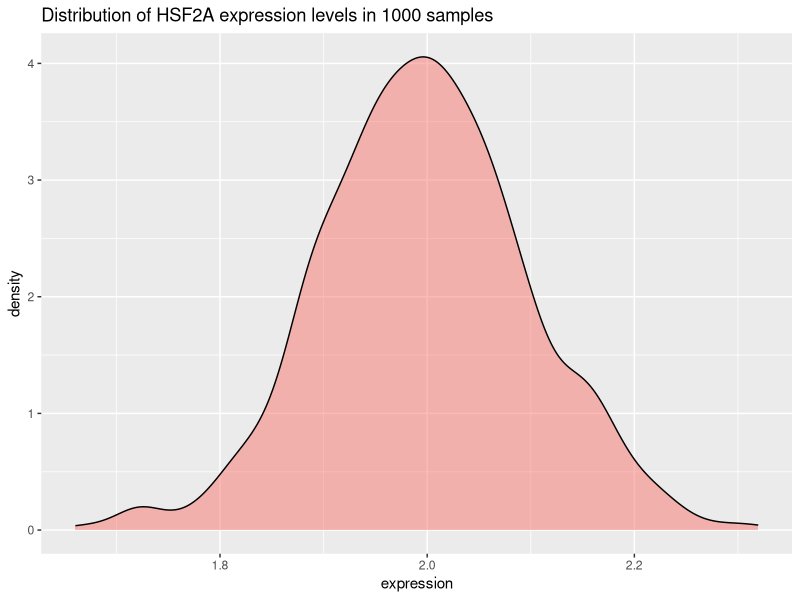
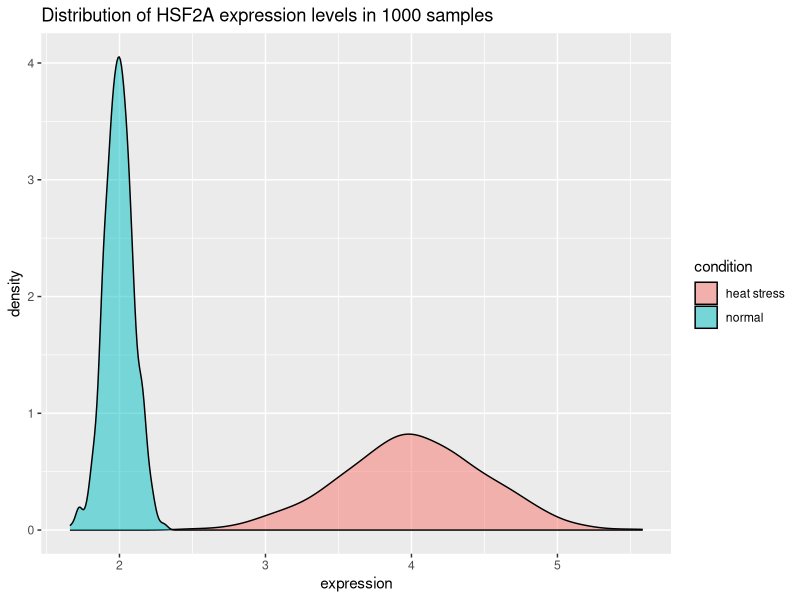
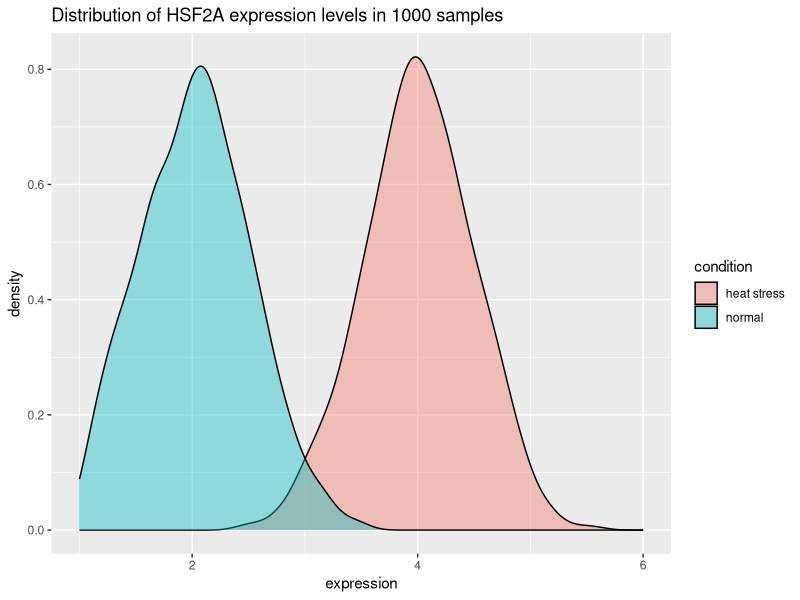

The R source for these figures, in order:
## ---- chunk 1
library(tidyverse)
library(ggplot2)
set.seed(1234) # to have the same graph everytime you run this code

xp_normal_conditions <- tibble(
  expression = rnorm(# randomly sample numbers from a normal distribution
    n = 1000, # number of drawings
    mean = 2, # mean of the normal distribution
    sd = 0.1), # standard deviation of the normal distribution
  condition = "normal"# used later on for data frame row binding with heat stress
  )

head(xp_normal_conditions)
## ---- chunk 2
p2 <- ggplot(xp_normal_conditions, aes(x = expression, fill = condition)) +
  ggtitle("Distribution of HSF2A expression levels in 1000 samples") +
  theme(legend.position = "none") +
  geom_density(color = "black", alpha = 0.5) 
p2
## ---- chunk 3
xp_heat_stress <- tibble(expression = rnorm(n = 1000, mean = 4, sd = 0.5),condition = "heat stress")

xp = bind_rows(xp_normal_conditions, xp_heat_stress) # get a peek with head(xp) and tail(xp)

head(xp,3)
tail(xp,3)

p3 <- ggplot(xp, aes(x = expression, fill = condition)) +
  ggtitle("Distribution of HSF2A expression levels in 1000 samples") +
  geom_density(color = "black", alpha = 0.5) 
p3
## ---- chunk 4
tt <- t.test(x = xp_normal_conditions$expression, 
       y = xp_heat_stress$expression, 
       alternative = "two.sided" ,      
       var.equal = FALSE,             # important as the variance do not seem equal
       conf.level = 0.95)             # corresponds to alpha = 0.05 

tt
## ---- chunk 5
# increasing the spread of the normal conditions to sd = 0.5
xp_normal_conditions_more_spread <- tibble(expression = rnorm(n = 1000, mean = 2, sd = 0.5),condition = "normal")


xp2 = bind_rows(xp_normal_conditions_more_spread, xp_heat_stress) # heat stress values are kept unchanged

p4 <- ggplot(xp2, aes(x = expression, fill = condition)) +
  ggtitle("Distribution of HSF2A expression levels in 1000 samples") +
  geom_density(color = "black", alpha = 0.4) + 
  scale_x_continuous(limits = c(1,6))
p4


t.test(x = xp_normal_conditions_more_spread$expression, 
       y = xp_heat_stress$expression, 
       alternative = "two.sided",
       var.equal = FALSE, 
       conf.level = 0.95)
## ---- chunk 6
library("pwr")

pwr.t.test(d = 2,
           power = .8,
           sig.level = .05,
           type = "two.sample",
           alternative = "two.sided")
## ---- chunk 7
pwr.t.test(d = 1,
           power = .8,
           sig.level = .05,
           type = "two.sample",
           alternative = "two.sided")
     
